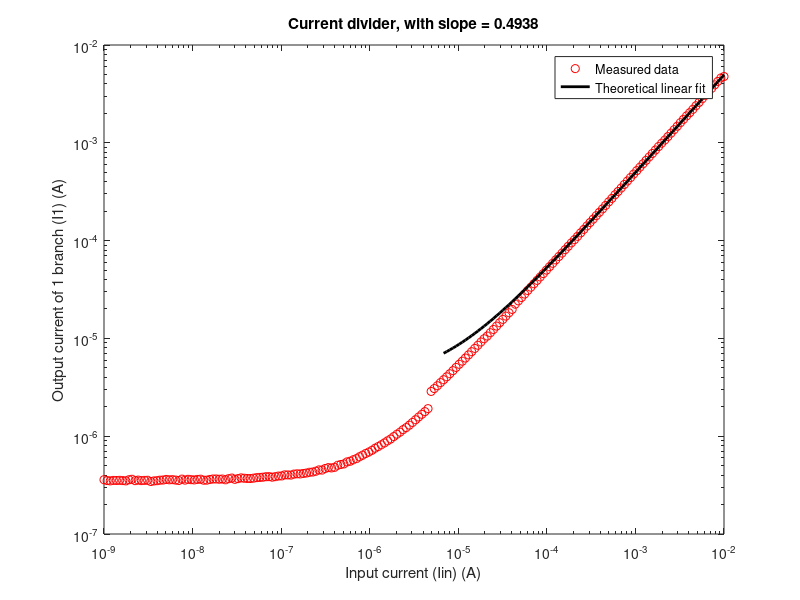

Reproduce this figure in MATLAB.
%% Experiment 3

load exp3Iina.csv
load exp3Iinb.csv
load exp3Ioutb.csv
load exp3Iouta.csv

% loglog(abs(exp3Iina), abs(exp3Iouta), 'ro')
% P2 = polyfit(abs(exp3Iina(110:200)),abs(exp3Iouta(110:200)),1);
% y2fit = 0.5077*abs(exp3Iina) + 10e-10 ;
% hold on;
% loglog(abs(exp3Iina),y2fit,'k', 'LineWidth', 2);
% xlabel('Input current (Iin) (A)')
% ylabel('Output current of 1 branch (I1) (A)')
% title('Current divider, with slope = 0.5077')
% legend('Measured data','Theoretical linear fit')

%Circuit b
loglog(abs(exp3Iinb), abs(exp3Ioutb), 'ro')
P = polyfit(abs(exp3Iinb(110:200)),abs(exp3Ioutb(110:200)),1);
yfit = P(1)*abs(exp3Iinb(110:200))+P(2);
hold on;
loglog(abs(exp3Iinb(110:200)),yfit,'k', 'LineWidth', 2);
xlabel('Input current (Iin) (A)')
ylabel('Output current of 1 branch (I1) (A)')
title('Current divider, with slope = 0.4938')
legend('Measured data','Theoretical linear fit')